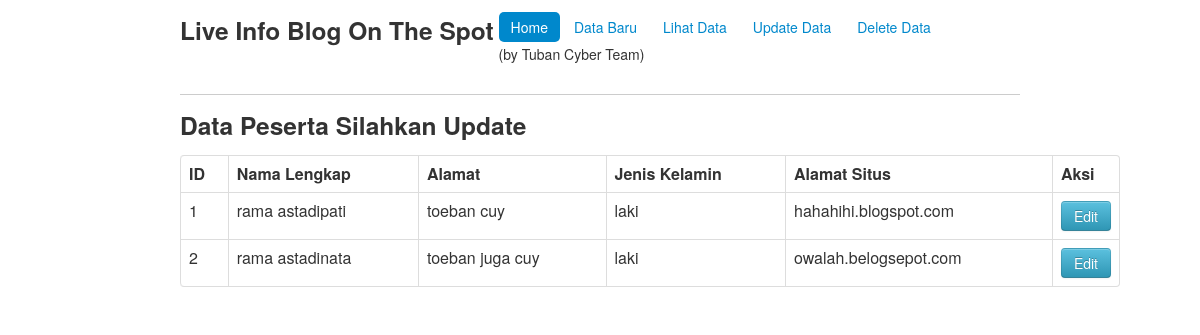
The app's page /lombablog/update.php, older data.
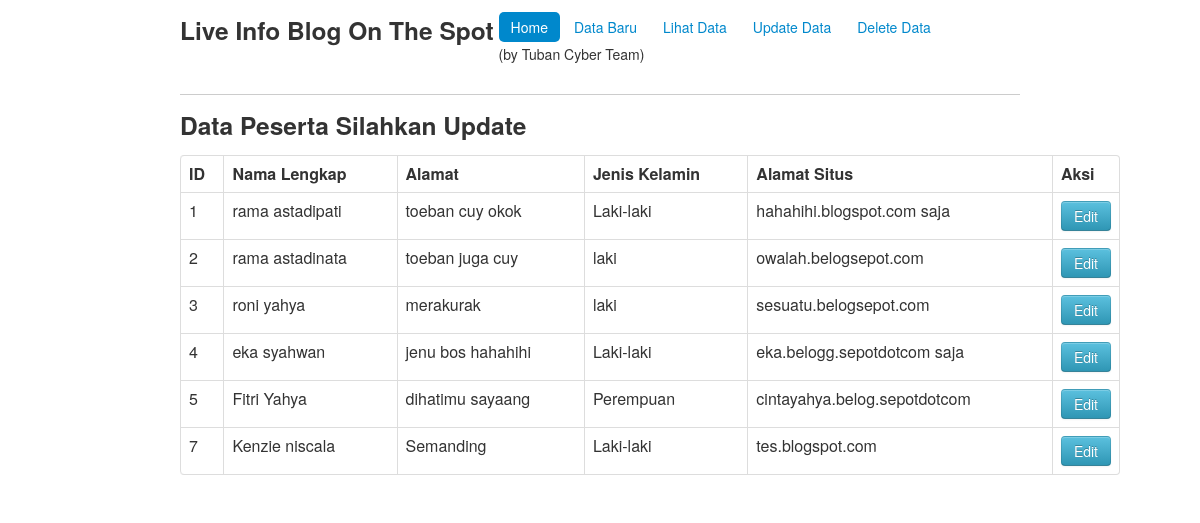
The same page, newer data.
### tables this page shows
CREATE TABLE IF NOT EXISTS `lombacuy` (
  `id` int(10) NOT NULL AUTO_INCREMENT,
  `namadepan` varchar(30) NOT NULL,
  `namaakhir` varchar(30) NOT NULL,
  `alamat` text NOT NULL,
  `jeniskelamin` varchar(10) NOT NULL,
  `alamatsitus` varchar(70) NOT NULL,
  `nilai1` int(6) NOT NULL,
  `nilai2` int(6) NOT NULL,
  `nilai3` int(6) NOT NULL,
  `nilai4` int(6) NOT NULL,
  `nilai5` int(6) NOT NULL,
  `total` int(8) NOT NULL,
  PRIMARY KEY (`id`)
);

### lombablog/update.php (the view, shortened to what this page needs)
<?php include 'template-parts/header.php' ?>
<div class="container home">
		<h3> Data Peserta Silahkan Update </h3>
		<table class="table table-bordered">
              <thead>
                <tr>
                  <th>ID</th>
                  <th >Nama Lengkap</th>
                  <th>Alamat</th>
                  <th>Jenis Kelamin</th>
		  <th>Alamat Situs</th>
                  <th width="50px">Aksi</th>
                </tr>
              </thead>
              <tbody>
			  <?php
				$result = mysql_query("SELECT * FROM lombacuy");
				while($data = mysql_fetch_object($result) ):
			  ?>
                <tr>
                  <td><?php echo $data->id?></td>
                  <td><?php echo $data->namadepan." ".$data->namaakhir ?></td>
                  <td><?php echo $data->alamat?></td>
		  <td><?php echo $data->jeniskelamin?></td>
		  <td><?php echo $data->alamatsitus?></td>
                  <td><a href="updatebyId.php?id=<?php echo $data->id ?>">
                        <button class="btn btn-info"> Edit </button></a></td>
                </tr>
			  <?php
				endwhile;
			  ?>
              </tbody>
		</table>
</div>
</div>
</body>
</html>

Row changes from the older to the newer data that the page shows:
changed lombacuy "astadipati": alamat "toeban cuy" → "toeban cuy okok"; jeniskelamin "laki" → "Laki-laki"; alamatsitus "hahahihi.blogspot.com" → "hahahihi.blogspot.com saja"
added lombacuy: id "3", namadepan "roni", namaakhir "yahya", alamat "merakurak", jeniskelamin "laki", alamatsitus "sesuatu.belogsepot.com"
added lombacuy: id "4", namadepan "eka", namaakhir "syahwan", alamat "jenu bos hahahihi", jeniskelamin "Laki-laki", alamatsitus "eka.belogg.sepotdotcom saja"
added lombacuy: id "5", namadepan "Fitri", namaakhir "Yahya", alamat "dihatimu sayaang", jeniskelamin "Perempuan", alamatsitus "cintayahya.belog.sepotdotcom"
added lombacuy: id "7", namadepan "Kenzie", namaakhir "niscala", alamat "Semanding", jeniskelamin "Laki-laki", alamatsitus "tes.blogspot.com"
